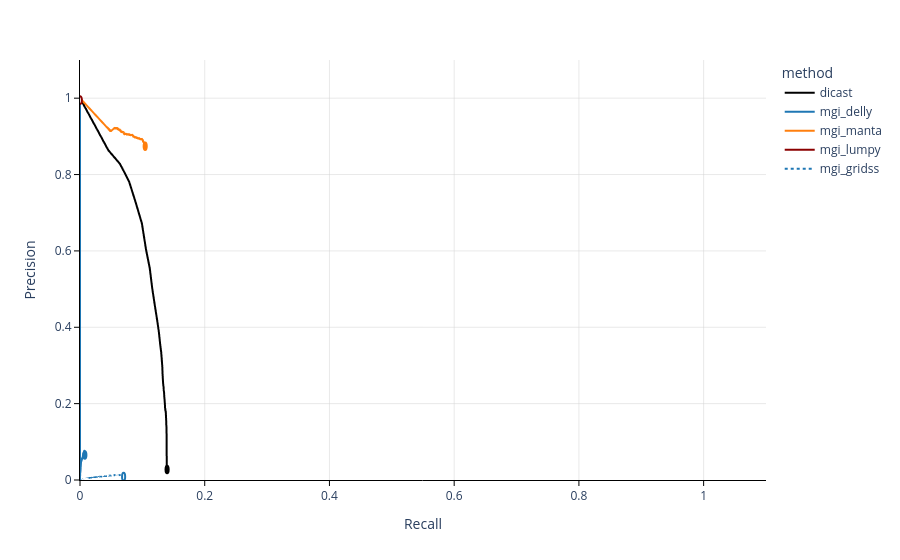

Here is the notebook cell this chart was saved with:
### Code cell
eva.plot_precision_recall_curve('INS')

### Figure 1 — Plotly figure (JSON) as saved in the notebook; plotly's stock layout.template omitted (floating-point values rounded to 4 significant figures; data arrays with more than 128 entries replaced by an {"elided": "..."} marker saying what was removed)
{"data": [{"hovertemplate": "method=dicast<br>recall=%{x}<br>precision=%{y}<extra></extra>", "legendgroup": "dicast", "line": {"color": "black", "dash": "solid", "width": 2}, "marker": {"symbol": "circle"}, "mode": "lines", "name": "dicast", "showlegend": true, "type": "scattergl", "x": [0.1392, 0.1392, 0.1392, 0.1392, 0.1392, 0.1392, 0.1392, 0.1392, 0.1391, 0.139, 0.139, 0.139, 0.1389, 0.1389, 0.1389, 0.1389, 0.1388, 0.1387, 0.1387, 0.1384, 0.1384, 0.1383, 0.1381, 0.1381, 0.1379, 0.1378, 0.1378, 0.1378, 0.1377, 0.1377, 0.1376, 0.1376, 0.1376, 0.1376, 0.1376, 0.1376, 0.1376, 0.1374, 0.1373, 0.1373, 0.1372, 0.1372, 0.1371, 0.1371, 0.1371, 0.1371, 0.1371, 0.1371, 0.1369, 0.1367, 0.1367, 0.1367, 0.1367, 0.1367, 0.1367, 0.1367, 0.1367, 0.1364, 0.1364, 0.1364, 0.1362, 0.1362, 0.1362, 0.1362, 0.1362, 0.1362, 0.1362, 0.1361, 0.1361, 0.136, 0.136, 0.1357, 0.1357, 0.1355, 0.1353, 0.1351, 0.1349, 0.1348, 0.1342, 0.1341, 0.1335, 0.1331, 0.1328, 0.1323, 0.1321, 0.1313, 0.1302, 0.1284, 0.1266, 0.1238, 0.1201, 0.1159, 0.1118, 0.1058, 0.09923, 0.08927, 0.07875, 0.06425, 0.04544, 0.02418, 0], "xaxis": "x", "y": [0.03259, 0.03497, 0.03749, 0.04016, 0.04301, 0.04618, 0.0496, 0.0533, 0.05769, 0.0629, 0.06921, 0.07629, 0.08432, 0.09376, 0.1035, 0.1132, 0.1225, 0.1311, 0.1388, 0.1448, 0.1504, 0.1544, 0.1582, 0.161, 0.1634, 0.1656, 0.1674, 0.1691, 0.1706, 0.1719, 0.1731, 0.1741, 0.1753, 0.1762, 0.1771, 0.1779, 0.1786, 0.1791, 0.1795, 0.1799, 0.1803, 0.1808, 0.1812, 0.1815, 0.1819, 0.1823, 0.1827, 0.1831, 0.1832, 0.1835, 0.1841, 0.1845, 0.1851, 0.1854, 0.1861, 0.1865, 0.187, 0.1875, 0.1882, 0.1889, 0.1894, 0.1903, 0.1912, 0.1925, 0.1933, 0.1945, 0.1959, 0.1972, 0.199, 0.2009, 0.2033, 0.2059, 0.209, 0.2122, 0.2158, 0.22, 0.225, 0.2303, 0.2355, 0.2424, 0.2489, 0.257, 0.2676, 0.2792, 0.2948, 0.3119, 0.3339, 0.357, 0.3866, 0.418, 0.4556, 0.5012, 0.5548, 0.6041, 0.672, 0.727, 0.7815, 0.8276, 0.8636, 0.9278, 1], "yaxis": "y"}, {"hovertemplate": "method=mgi_delly<br>recall=%{x}<br>precision=%{y}<extra></extra>", "legendgroup": "mgi_delly", "line": {"color": "#1f77b4", "dash": "solid", "width": 2}, "marker": {"symbol": "circle"}, "mode": "lines", "name": "mgi_delly", "showlegend": true, "type": "scattergl", "x": {"elided": "341 float values"}, "xaxis": "x", "y": {"elided": "341 float values"}, "yaxis": "y"}, {"hovertemplate": "method=mgi_manta<br>recall=%{x}<br>precision=%{y}<extra></extra>", "legendgroup": "mgi_manta", "line": {"color": "#ff7f0e", "dash": "solid", "width": 2}, "marker": {"symbol": "circle"}, "mode": "lines", "name": "mgi_manta", "showlegend": true, "type": "scattergl", "x": {"elided": "593 float values"}, "xaxis": "x", "y": {"elided": "593 float values"}, "yaxis": "y"}, {"hovertemplate": "method=mgi_lumpy<br>recall=%{x}<br>precision=%{y}<extra></extra>", "legendgroup": "mgi_lumpy", "line": {"color": "darkred", "dash": "solid", "width": 2}, "marker": {"symbol": "circle"}, "mode": "lines", "name": "mgi_lumpy", "showlegend": true, "type": "scattergl", "x": [0], "xaxis": "x", "y": [1], "yaxis": "y"}, {"hovertemplate": "method=mgi_gridss<br>recall=%{x}<br>precision=%{y}<extra></extra>", "legendgroup": "mgi_gridss", "line": {"color": "#1f77b4", "dash": "dot", "width": 2}, "marker": {"symbol": "circle"}, "mode": "lines", "name": "mgi_gridss", "showlegend": true, "type": "scattergl", "x": {"elided": "42548 float values"}, "xaxis": "x", "y": {"elided": "42548 float values"}, "yaxis": "y"}], "layout": {"legend": {"title": {"text": "method"}, "tracegroupgap": 0}, "margin": {"t": 60}, "plot_bgcolor": "white", "shapes": [{"fillcolor": "black", "line": {"color": "black", "width": 2}, "opacity": 1, "type": "circle", "x0": 0.1372, "x1": 0.1422, "xref": "x", "y0": 0.01759, "y1": 0.03759, "yref": "y"}, {"fillcolor": "#1f77b4", "line": {"color": "#1f77b4", "width": 2}, "opacity": 1, "type": "circle", "x0": 0.005292, "x1": 0.01029, "xref": "x", "y0": 0.05538, "y1": 0.07538, "yref": "y"}, {"fillcolor": "#ff7f0e", "line": {"color": "#ff7f0e", "width": 2}, "opacity": 1, "type": "circle", "x0": 0.102, "x1": 0.107, "xref": "x", "y0": 0.8641, "y1": 0.8841, "yref": "y"}, {"fillcolor": "white", "line": {"color": "darkred", "width": 2}, "opacity": 1, "type": "circle", "x0": -0.002, "x1": 0.003, "xref": "x", "y0": 0.985, "y1": 1.005, "yref": "y"}, {"fillcolor": "white", "line": {"color": "#1f77b4", "width": 2}, "opacity": 1, "type": "circle", "x0": 0.06743, "x1": 0.07243, "xref": "x", "y0": -0.001168, "y1": 0.01883, "yref": "y"}], "xaxis": {"anchor": "y", "domain": [0, 1], "gridcolor": "lightgray", "gridwidth": 0.5, "linecolor": "black", "range": [0, 1.1], "tickcolor": "black", "ticklen": 5, "ticks": "outside", "tickwidth": 1, "title": {"text": "Recall"}}, "yaxis": {"anchor": "x", "domain": [0, 1], "gridcolor": "lightgray", "gridwidth": 0.5, "linecolor": "black", "range": [0, 1.1], "tickcolor": "black", "ticklen": 5, "ticks": "outside", "tickwidth": 1, "title": {"text": "Precision"}}}}
